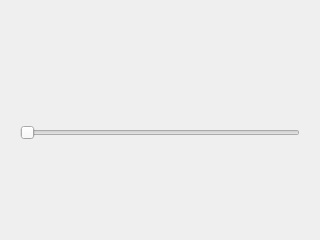
<?xml version="1.0" encoding="UTF-8"?>
<ui version="4.0">
 <class>RotateDialog</class>
 <widget class="QDialog" name="RotateDialog">
  <property name="geometry">
   <rect>
    <x>0</x>
    <y>0</y>
    <width>320</width>
    <height>240</height>
   </rect>
  </property>
  <property name="windowTitle">
   <string>Dialog</string>
  </property>
  <widget class="QLabel" name="angleLabel">
   <property name="geometry">
    <rect>
     <x>30</x>
     <y>30</y>
     <width>270</width>
     <height>60</height>
    </rect>
   </property>
   <property name="text">
    <string>&lt;html&gt;&lt;head/&gt;&lt;body&gt;&lt;p align=&quot;center&quot;&gt;&lt;br/&gt;&lt;/p&gt;&lt;/body&gt;&lt;/html&gt;</string>
   </property>
  </widget>
  <widget class="QSlider" name="slider">
   <property name="geometry">
    <rect>
     <x>20</x>
     <y>120</y>
     <width>280</width>
     <height>25</height>
    </rect>
   </property>
   <property name="orientation">
    <enum>Qt::Orientation::Horizontal</enum>
   </property>
  </widget>
 </widget>
 <resources/>
 <connections/>
</ui>
